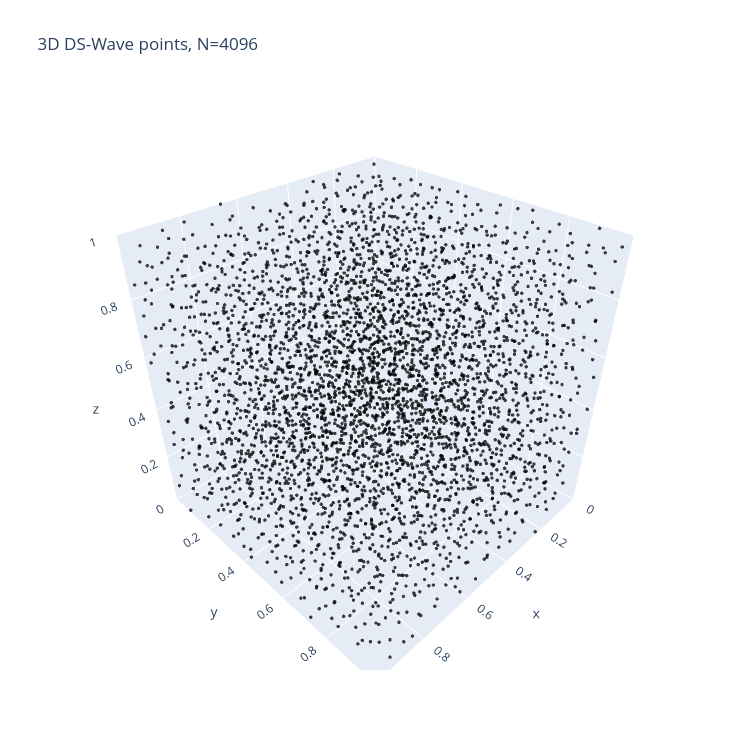

The notebook cell saved with this chart:
### Code cell
fig = go.Figure(
	data=[
		go.Scatter3d(
			x=points_3d[:, 0],
			y=points_3d[:, 1],
			z=points_3d[:, 2],
			mode="markers",
			marker=dict(
				size=2,
				color="black",
				opacity=0.75,
			),
		)
	]
)

fig.update_layout(
	title=f"3D DS-Wave points, N={n_points_3d}",
	scene=dict(
		xaxis=dict(range=[0, 1], title="x"),
		yaxis=dict(range=[0, 1], title="y"),
		zaxis=dict(range=[0, 1], title="z"),
		aspectmode="cube",
	),
	width=750,
	height=750,
)

fig.show()

### Figure 1 — Plotly figure (JSON) as saved in the notebook; plotly's stock layout.template omitted (floating-point values rounded to 4 significant figures; data arrays with more than 128 entries replaced by an {"elided": "..."} marker saying what was removed)
{"data": [{"marker": {"color": "black", "opacity": 0.75, "size": 2}, "mode": "markers", "type": "scatter3d", "x": {"elided": "4096 float values"}, "y": {"elided": "4096 float values"}, "z": {"elided": "4096 float values"}}], "layout": {"height": 750, "scene": {"aspectmode": "cube", "xaxis": {"range": [0, 1], "title": {"text": "x"}}, "yaxis": {"range": [0, 1], "title": {"text": "y"}}, "zaxis": {"range": [0, 1], "title": {"text": "z"}}}, "title": {"text": "3D DS-Wave points, N=4096"}, "width": 750}}
